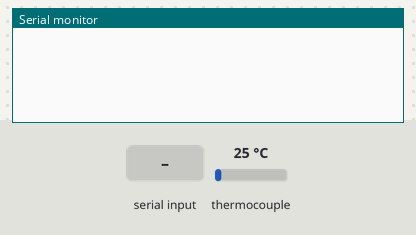
Recording of a program running on a simulated ESP32. Parts: the last lines printed to the serial monitor. Wiring (inferred from the names in the program): MAX31855 thermocouple converter: CS GPIO 5. Inputs (shaded band) come from the test bench; at power-on: thermocouple 25 °C.

Above: at 1.4 s.
1.5 s: "READ\n" received over Serial
At 2.3 s:
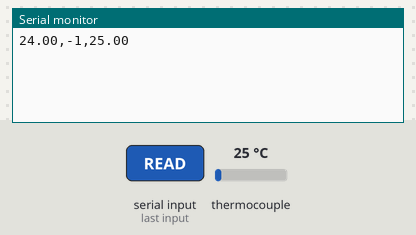
3.0 s: "CHAN;\n" received over Serial
At 3.5 s:
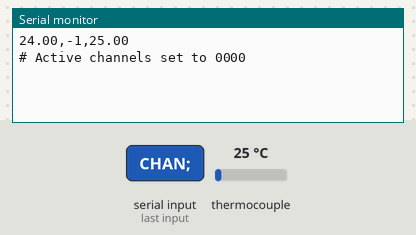
4.5 s: "UNITS;\n" received over Serial
At 5.7 s:
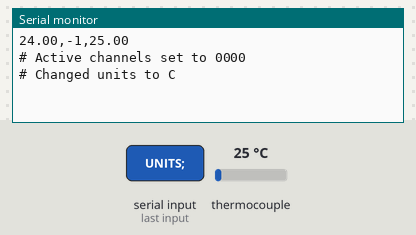
6.0 s: "FILT;\n" received over Serial
At 7.0 s:
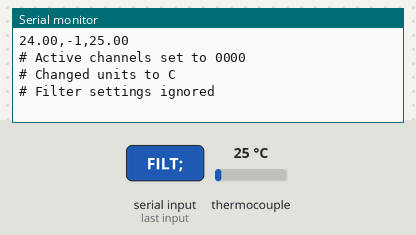
7.5 s: "DIAG\n" received over Serial
At 8.1 s:
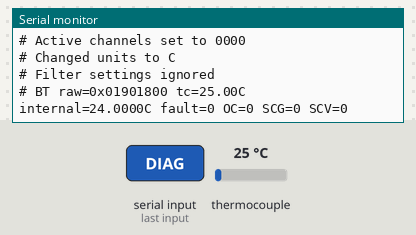

The program:

main.cpp
```cpp
// 焙煎温度ロガー: Pmod TC1 (MAX31855) -> ESP32 -> USB シリアル -> Artisan
//
// Artisan の「TC4」デバイスとして動く。Artisan 側の処理（src/artisanlib/comm.py の
// ARDUINOTC4temperature）に合わせて、次のコマンドに応答する。
//   CHAN;wxyz  ... 論理スロット1〜4に割り当てる物理チャンネル番号（0 = 未使用）。"#" で始まる行で応答
//   UNITS;C|F  ... 温度単位。"#" で始まる行で応答
//   FILT;...   ... フィルタ設定。受け付けるだけで使わない（平滑化はファーム側で固定）
//   READ       ... "周囲温度,スロット1,スロット2[,スロット3,スロット4]" を返す
// Artisan の初期設定は ET=チャンネル1、BT=チャンネル2（CHAN;1200）なので、
// Pmod TC1 を物理チャンネル2（BT）に割り当てておけば Artisan の設定変更なしで BT が出る。
// 物理チャンネル1（ET）は 2 枚目の変換器を足すまで -1（値なし）を返す。
//
// 動作確認用に DIAG（生データと故障ビットの表示）も受け付ける。

#include <Arduino.h>
#include <SPI.h>

// ---- 配線（ESP32-DevKitC-32E の VSPI）---------------------------------------
// Pmod TC1: 1=CS, 2=NC, 3=MISO, 4=SCK, 5=GND, 6=VCC(3.3V)
constexpr int PIN_SCK = 18;
constexpr int PIN_MISO = 19;
constexpr int PIN_MOSI = 23;  // MAX31855 は読み出し専用なので未接続でよい
constexpr int PIN_CS_BT = 5;  // Pmod TC1（BT）

constexpr long SERIAL_BAUD = 115200;
constexpr uint32_t SAMPLE_INTERVAL_MS = 100;  // MAX31855 の変換時間（最大100ms）に合わせる
constexpr int AVG_SAMPLES = 5;                // READ では直近 0.5 秒の平均を返す
// ノイズで単発の故障ビットが立つことがあるので、この回数（×100ms）続いたときだけ値なしにする
constexpr int FAULT_TOLERANCE = 5;

// ---- MAX31855 ---------------------------------------------------------------
struct Max31855Reading {
  uint32_t raw;
  bool fault;
  bool openCircuit;   // OC: 熱電対が外れている／断線
  bool shortToGnd;    // SCG: 熱電対が GND と導通（接地型プローブが筐体に触れている等）
  bool shortToVcc;    // SCV: 熱電対が VCC と導通
  float thermocouple; // 熱電対温度 [℃]（0.25℃刻み）
  float internal;     // 冷接点（チップ）温度 [℃]（0.0625℃刻み）
};

const SPISettings MAX31855_SPI(4000000, MSBFIRST, SPI_MODE0);

Max31855Reading readMax31855(int csPin) {
  SPI.beginTransaction(MAX31855_SPI);
  digitalWrite(csPin, LOW);
  delayMicroseconds(1);
  uint32_t v = SPI.transfer32(0);
  digitalWrite(csPin, HIGH);
  SPI.endTransaction();

  Max31855Reading r{};
  r.raw = v;
  r.fault = v & (1UL << 16);
  r.shortToVcc = v & (1UL << 2);
  r.shortToGnd = v & (1UL << 1);
  r.openCircuit = v & (1UL << 0);

  // D31..D18: 14bit 符号付き、LSB = 0.25℃
  int16_t tc = static_cast<int16_t>((v >> 18) & 0x3FFF);
  if (tc & 0x2000) tc -= 0x4000;
  r.thermocouple = tc * 0.25f;

  // D15..D4: 12bit 符号付き、LSB = 0.0625℃
  int16_t in = static_cast<int16_t>((v >> 4) & 0x0FFF);
  if (in & 0x0800) in -= 0x1000;
  r.internal = in * 0.0625f;
  return r;
}

// ---- 移動平均 ---------------------------------------------------------------
class Averager {
 public:
  void add(float v) {
    buf_[next_] = v;
    next_ = (next_ + 1) % AVG_SAMPLES;
    if (count_ < AVG_SAMPLES) count_++;
  }
  void clear() { count_ = 0; next_ = 0; }
  bool empty() const { return count_ == 0; }
  float mean() const {
    float sum = 0;
    for (int i = 0; i < count_; i++) sum += buf_[i];
    return sum / count_;
  }

 private:
  float buf_[AVG_SAMPLES] = {};
  int next_ = 0;
  int count_ = 0;
};

// ---- 状態 -------------------------------------------------------------------
Averager btAvg;
Averager ambientAvg;
Max31855Reading lastBt{};
Max31855Reading lastBtFault{};
int btConsecutiveFaults = 0;
uint32_t btFaultCount = 0;
uint32_t lastSampleMs = 0;

char channelMap[4] = {'1', '2', '0', '0'};  // Artisan の初期値 CHAN;1200 と同じ
bool fahrenheit = false;

String rxLine;

void sample() {
  lastBt = readMax31855(PIN_CS_BT);
  ambientAvg.add(lastBt.internal);
  if (lastBt.fault) {
    // 故障中の値は捨てる。続いたときだけ平均を捨てて、READ で -1 を返す
    lastBtFault = lastBt;
    btFaultCount++;
    if (++btConsecutiveFaults >= FAULT_TOLERANCE) btAvg.clear();
  } else {
    btConsecutiveFaults = 0;
    btAvg.add(lastBt.thermocouple);
  }
}

float toUnits(float c) { return fahrenheit ? c * 9.0f / 5.0f + 32.0f : c; }

// 物理チャンネルの値。値がないときは NAN
float physicalChannel(char ch) {
  switch (ch) {
    case '2':
      return btAvg.empty() ? NAN : btAvg.mean();
    default:
      return NAN;  // '1'（ET）は未実装、'0' は未使用
  }
}

void printValue(float c) {
  if (isnan(c)) {
    Serial.print("-1");
  } else {
    Serial.print(toUnits(c), 2);
  }
}

void handleRead() {
  // 出力するスロット数: 最後の非ゼロのスロットまで（最低2 = ET, BT）
  int slots = 2;
  for (int i = 3; i >= 2; i--) {
    if (channelMap[i] != '0') {
      slots = i + 1;
      break;
    }
  }
  printValue(ambientAvg.empty() ? NAN : ambientAvg.mean());
  for (int i = 0; i < slots; i++) {
    Serial.print(',');
    printValue(physicalChannel(channelMap[i]));
  }
  Serial.println();  // Artisan は末尾 "\r\n" を前提に2文字削る
}

void handleDiag() {
  const Max31855Reading &r = lastBt;
  Serial.printf("# BT raw=0x%08lX tc=%.2fC internal=%.4fC fault=%d OC=%d SCG=%d SCV=%d\r\n",
                static_cast<unsigned long>(r.raw), r.thermocouple, r.internal, r.fault,
                r.openCircuit, r.shortToGnd, r.shortToVcc);
  if (btFaultCount > 0) {
    const Max31855Reading &f = lastBtFault;
    Serial.printf("# 起動後の故障 %lu 回（最後: OC=%d SCG=%d SCV=%d）\r\n",
                  static_cast<unsigned long>(btFaultCount), f.openCircuit, f.shortToGnd,
                  f.shortToVcc);
  }
  if (r.raw == 0x00000000 || r.raw == 0xFFFFFFFF) {
    Serial.println("# 応答がありません。配線（CS/MISO/SCK/3V3/GND）を確認してください");
  } else if (r.openCircuit) {
    Serial.println("# 熱電対が接続されていないか、断線しています");
  } else if (r.shortToGnd || r.shortToVcc) {
    Serial.println("# 熱電対が GND/VCC と導通しています（接地型プローブや筐体との接触を確認）");
  }
}

void handleCommand(String cmd) {
  cmd.trim();
  if (cmd.isEmpty()) return;
  String upper = cmd;
  upper.toUpperCase();

  if (upper == "READ") {
    handleRead();
  } else if (upper.startsWith("CHAN;")) {
    String digits = cmd.substring(5);
    for (int i = 0; i < 4; i++) {
      char c = i < static_cast<int>(digits.length()) ? digits[i] : '0';
      channelMap[i] = (c >= '0' && c <= '4') ? c : '0';
    }
    Serial.printf("# Active channels set to %c%c%c%c\r\n", channelMap[0], channelMap[1],
                  channelMap[2], channelMap[3]);
  } else if (upper.startsWith("UNITS;")) {
    fahrenheit = upper.endsWith("F");
    Serial.println(fahrenheit ? "# Changed units to F" : "# Changed units to C");
  } else if (upper.startsWith("FILT;")) {
    Serial.println("# Filter settings ignored");
  } else if (upper == "DIAG") {
    handleDiag();
  }
  // それ以外のコマンドは黙って無視する（Artisan の READ 応答を乱さないため）
}

void setup() {
  Serial.begin(SERIAL_BAUD);
  pinMode(PIN_CS_BT, OUTPUT);
  digitalWrite(PIN_CS_BT, HIGH);
  SPI.begin(PIN_SCK, PIN_MISO, PIN_MOSI, PIN_CS_BT);
  delay(200);  // MAX31855 の初回変換を待つ
  sample();
}

void loop() {
  uint32_t now = millis();
  if (now - lastSampleMs >= SAMPLE_INTERVAL_MS) {
    lastSampleMs = now;
    sample();
  }

  while (Serial.available()) {
    char c = static_cast<char>(Serial.read());
    if (c == '\n' || c == '\r') {
      handleCommand(rxLine);
      rxLine = "";
    } else if (rxLine.length() < 64) {
      rxLine += c;
    }
  }
}
```

Measured:
- after the input at 1.5 s, the serial monitor: prints a new line at once (image 1)
- after the input at 3.0 s, the serial monitor: prints a new line at once (image 2)
- after the input at 4.5 s, the serial monitor: prints a new line at once (image 3)
- after the input at 6.0 s, the serial monitor: prints a new line at once (image 4)
- after the input at 7.5 s, the serial monitor: prints a new line at once (image 5)
